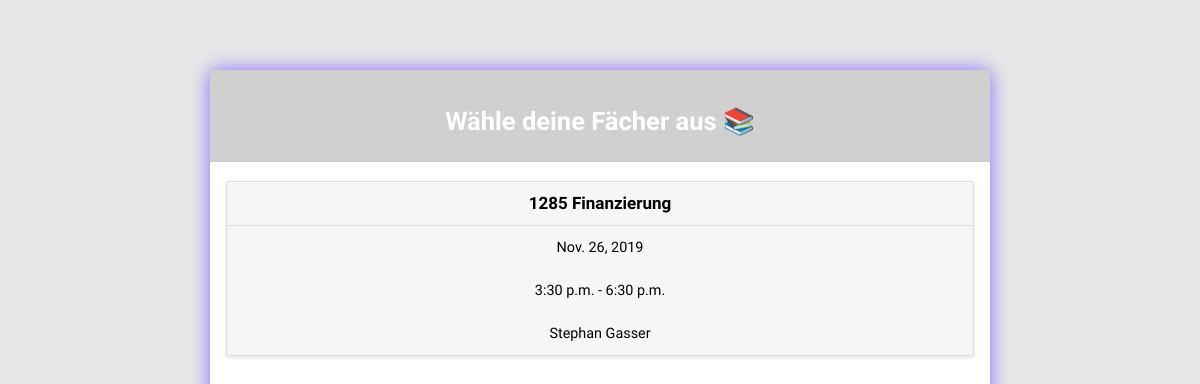
The app's page /lvplaner/BW/Finanzierung/, older data.
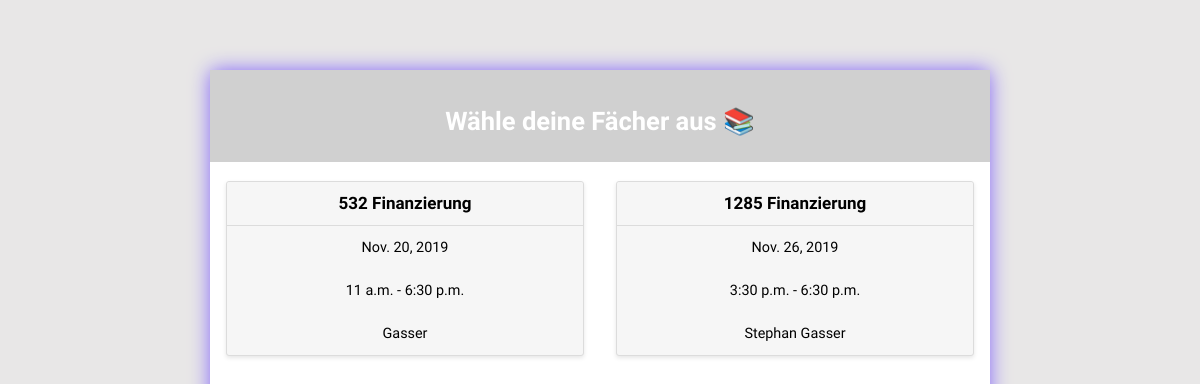
The same page, newer data.
### lvplaner/models.py (models this page shows, shortened)
class Course(models.Model):
    course_id = models.IntegerField(verbose_name="LV-Nummer", primary_key=True)
    time = models.TimeField(verbose_name='Uhrzeit Beginn')
    end_time = models.TimeField(verbose_name='Uhrzeit Ende', default='18:30')
    date = models.DateField(verbose_name='Datum')
    lecturer = models.CharField(verbose_name='Dozent', max_length=40)
    subject_title = models.ForeignKey(Subject, on_delete=models.PROTECT)

class Subject(models.Model):
    title = models.CharField(verbose_name="Fachbezeichung", primary_key=True, max_length=40)
    major_name = models.ForeignKey(Major, on_delete=models.PROTECT)
    def __str__(self):
        template = '{0.title}'
        return template.format(self)

### lvplaner/views.py (the view)
# urls.py: url(r'^(?P<major_name>[-\w\d]+)/(?P<subject_title>[-\w\d\s]+)/$', views.courses, name='courses'),
def courses(request, major_name, subject_title):
    subject = get_object_or_404(Subject, pk=subject_title)
    return render(request, 'lvplaner/courses.html', {'subject': subject})

### lvplaner/templates/lvplaner/courses.html (shortened to what this page needs)
{% extends "layout.html" %}
{% block content %}
<header>
<h2> Wähle deine Fächer aus {{ major.major_name }} 📚 </h2>
</header>
<br />
<body>
<div class="cards">
   {% for course in subject.course_set.all %}
    <div class = "card">
        <header> {{ course.course_id }} {{  course.subject_title }} </header>
        <div class="card-copy">
            {{ course.date }}
        </div>
        <div class="card-copy">
            {{ course.time }} - {{ course.end_time }}
        </div>
        <div class="card-copy">
            {{ course.lecturer }}
        </div>
    </div>
    {% endfor %}
</div>
</body>
{% endblock %}

### templates/layout.html (shortened to what this page needs)
{% load static %}
<!doctype html>
<html>
    <head>
        <link rel="stylesheet" href="{% static 'css/layout.css' %}">
    </head>
    <header>
    </header>
    <body class="lvtool">
        {% block content %} {% endblock content %}
    </body>
</html>

### lvplaner/static/css/layout.css (style rules this page uses)
html { box-sizing: border-box; background: #e8e7e7; font-family: 'Varela Round', sans-serif; }
*, *::after, *::before { box-sizing: inherit; }
header { color: #FFF; padding: 5px 10px; text-align: center; align-items: center; background-color: #D0D0D0; font-size: 17px; }
.lvtool { background: #fff; text-align: center; width: 65%; height: 800px; margin: 70px auto; box-shadow: 0px 0px 20px rgb(133, 104, 250); border-radius: 6px; }
.cards { display: -webkit-box; display: -moz-box; display: box; display: -webkit-flex; display: -moz-flex; display: -ms-flexbox; display: flex; -webkit-box-lines: multiple; -moz-box-lines: multiple; box-lines: multiple; -webkit-flex-wrap: wrap; -moz-flex-wrap: wrap; -ms-flex-wrap: wrap; flex-wrap: wrap; -webkit-box-pack: justify; -moz-box-pack: justify; box-pack: justify; -webkit-justify-content: space-between; -moz-justify-content: space-between; -ms-justify-content: space-between; -o-justify-content: space-between; justify-content: space-between; -ms-flex-pack: justify; }
.card { -webkit-flex-basis: 15em; -moz-flex-basis: 15em; flex-basis: 15em; -ms-flex-preferred-size: 15em; -webkit-flex-grow: 1; -moz-flex-grow: 1; flex-grow: 1; -ms-flex-positive: 1; -webkit-transition: all 0.2s ease-in-out; -moz-transition: all 0.2s ease-in-out; transition: all 0.2s ease-in-out; background-color: #f6f6f6; border-radius: 3px; border: 1px solid gainsboro; box-shadow: 0 2px 4px #e6e6e6; margin: 0 1em 1.5em 1em; position: relative; }
.card header { -webkit-transition: all 0.2s ease-in-out; -moz-transition: all 0.2s ease-in-out; transition: all 0.2s ease-in-out; background-color: #f6f6f6; border-bottom: 1px solid gainsboro; border-radius: 3px 3px 0 0; font-weight: bold; line-height: 1.5em; padding: 0.5em 0.75em; color: black; }
.card .card-copy { font-size: 0.9em; line-height: 1.5em; padding: 0.75em 0.75em; }

Row changes from the older to the newer data that the page shows:
added Course: course_id "532", subject_title "Finanzierung", date "Nov. 20, 2019", time "11 a.m.", end_time "6:30 p.m.", lecturer "Gasser"
